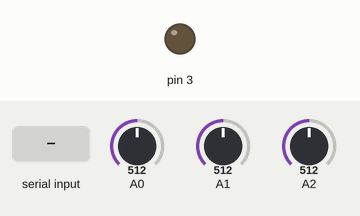
This sketch was run on a simulated Arduino Uno, built with avr-gcc and run on an emulated ATmega328P. Parts: output pins drawn as LEDs (lit = HIGH). The test bench sets the inputs (shaded band); at power-on: A0 = 512, A1 = 512, A2 = 512.

Above: at 2.7 s.
2.8 s: "3" received over the second serial link
At 3.4 s:
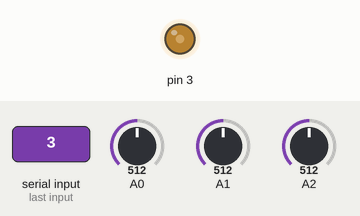
4.3 s: "4" received over the second serial link
At 4.6 s:
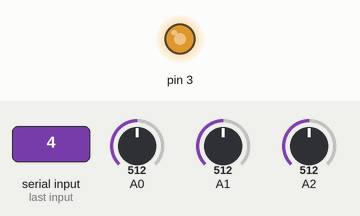
5.8 s: "6" received over the second serial link
At 6.9 s:
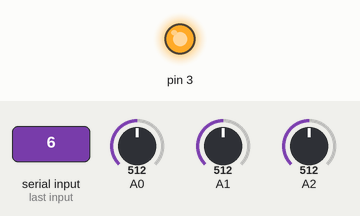
Timing chart, 0 to 8.3 s (numbered marks = the images above; inputs shaded):
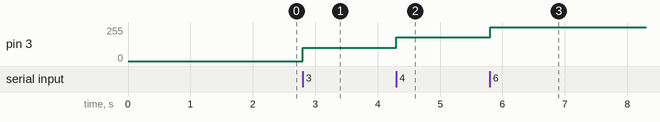

The sketch:

ts.ino
```cpp
#include <SoftwareSerial.h>
SoftwareSerial bluetooth(7, 8);
unsigned long previousMillis = 0;


void setup() {
    // put your setup code here, to run once:
  Serial.begin(9600);
  bluetooth.begin(9600);

}

void loop() {


  unsigned long currentMillis = millis();

    int sensor1 = analogRead(A0);
    int sensor2 = analogRead(A1);
    int sensor3 = analogRead(A2);

    int Top = map(sensor1,0,1023,100,0);
    int Center = map(sensor2,0,1023,100,0);
    int Under = map(sensor3,0,1023,100,0);

  if(currentMillis - previousMillis >= 1000){
      previousMillis = currentMillis;
      bluetooth.print(Top);
      bluetooth.print(",");
      bluetooth.print(Center);
      bluetooth.print(",");
      bluetooth.print(Under);
      bluetooth.println("");
  }

   char val;

  if(bluetooth.available()){
    val = (char)bluetooth.read();

    }

  if(val=='0')
    {
      Serial.println("연동 완료");
    }


     if(val=='3')  //30%
    {
      power(100);
    }

     if(val=='4')  //40%
    {
      power(180);

    }

     if(val=='6')  //60%
      {
        power(255);
      }

 }

void power( int n){

  analogWrite(3,n);
}
```

Measured:
- after the input at 2.8 s, pin 3: 0/255 → 100/255 at once
- after the input at 4.3 s, pin 3: 100/255 → 180/255 at once
- after the input at 5.8 s, pin 3: 180/255 → 255/255 at once
